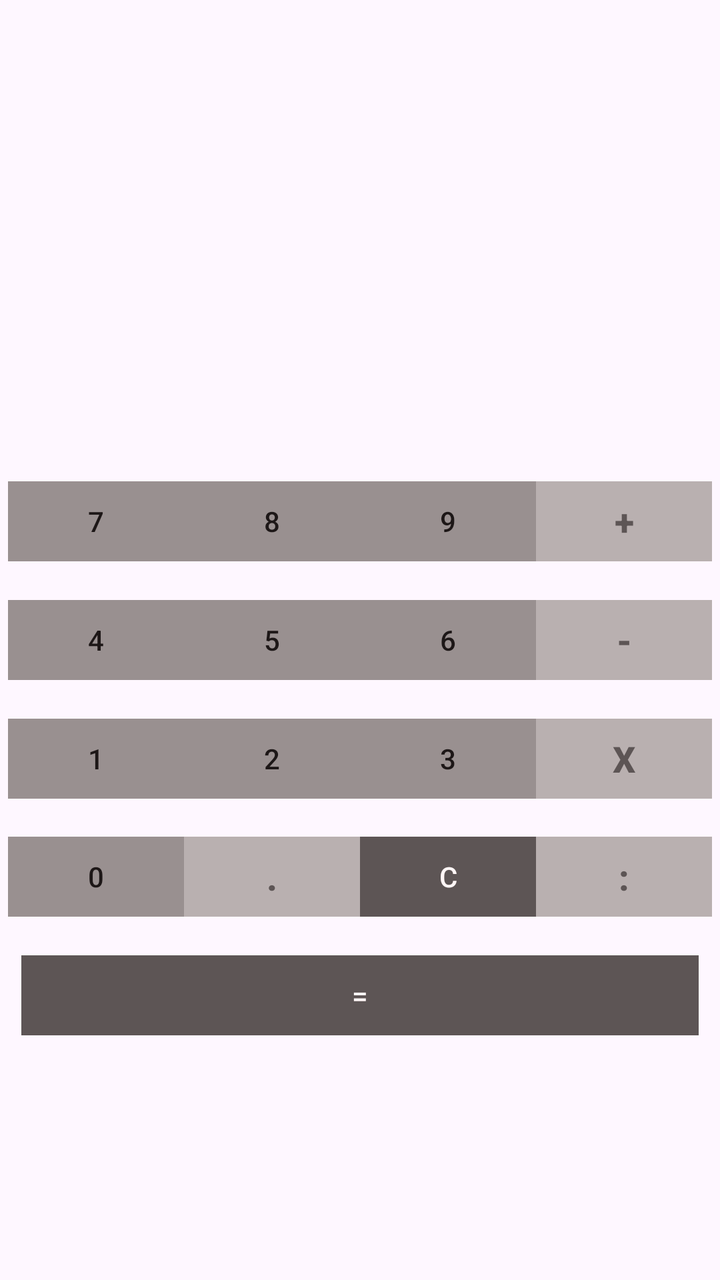
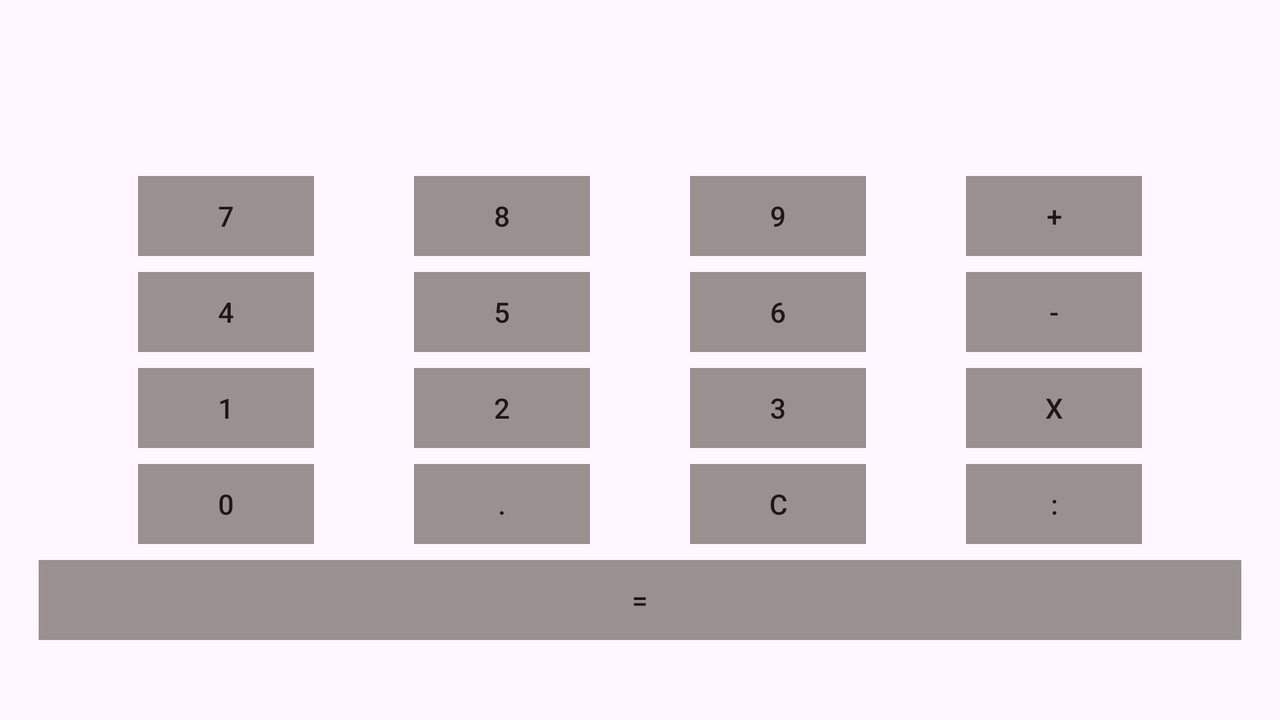

Compare how this app lays out the same screen by default and in its alternative resource folder. The renders come first, then the two layout files and the values they reference.
<!-- AndroidManifest.xml: application theme Theme.Calculator -->
<!-- res/layout/fragment_calculator.xml -->
<?xml version="1.0" encoding="utf-8"?>
<androidx.constraintlayout.widget.ConstraintLayout xmlns:android="http://schemas.android.com/apk/res/android"
    xmlns:app="http://schemas.android.com/apk/res-auto"
    xmlns:tools="http://schemas.android.com/tools"
    android:layout_width="match_parent"
    android:layout_height="match_parent"
    tools:context=".CalculatorFragment">

    <com.google.android.material.textview.MaterialTextView
        android:id="@+id/outlinedTextView"
        android:layout_width="0dp"
        android:layout_height="150dp"
        android:background="@drawable/border"
        android:ellipsize="end"
        android:maxLines="1"
        android:paddingStart="10dp"
        android:paddingTop="30dp"
        android:paddingEnd="10dp"
        android:paddingBottom="75dp"
        android:textAlignment="textEnd"
        android:textSize="36sp"
        app:layout_constraintBottom_toBottomOf="parent"
        app:layout_constraintEnd_toEndOf="@id/guidelineEnd"
        app:layout_constraintStart_toStartOf="@id/guidelineStart"
        app:layout_constraintTop_toTopOf="parent"
        app:layout_constraintVertical_bias="0.12" />

    <ImageView
        android:id="@+id/backspace_btn"
        android:layout_width="wrap_content"
        android:layout_height="wrap_content"
        android:layout_marginTop="20dp"
        android:clickable="true"
        android:src="@drawable/ic_backspace"
        app:layout_constraintBottom_toBottomOf="@id/outlinedTextView"
        app:layout_constraintEnd_toEndOf="parent"
        app:layout_constraintHorizontal_bias="0.7"
        app:layout_constraintStart_toEndOf="@+id/nine_btn"
        app:layout_constraintTop_toTopOf="@id/outlinedTextView"
        app:layout_constraintVertical_bias="0.9" />

    <com.google.android.material.button.MaterialButton
        android:id="@+id/seven_btn"
        android:layout_width="wrap_content"
        android:layout_height="wrap_content"
        android:text="@string/_7"
        app:cornerRadius="0dp"
        app:layout_constraintBottom_toBottomOf="parent"
        app:layout_constraintEnd_toStartOf="@id/eight_btn"
        app:layout_constraintHorizontal_bias="0.5"
        app:layout_constraintHorizontal_chainStyle="spread_inside"
        app:layout_constraintStart_toStartOf="@id/guidelineStart"
        app:layout_constraintTop_toTopOf="parent"
        app:layout_constraintVertical_bias="0.4" />

    <com.google.android.material.button.MaterialButton
        android:id="@+id/eight_btn"
        android:layout_width="wrap_content"
        android:layout_height="wrap_content"
        android:text="@string/_8"
        app:cornerRadius="0dp"
        app:layout_constraintBottom_toBottomOf="parent"
        app:layout_constraintEnd_toStartOf="@id/nine_btn"
        app:layout_constraintHorizontal_bias="0.5"
        app:layout_constraintStart_toEndOf="@+id/seven_btn"
        app:layout_constraintTop_toTopOf="parent"
        app:layout_constraintVertical_bias="0.4" />

    <com.google.android.material.button.MaterialButton
        android:id="@+id/nine_btn"
        android:layout_width="wrap_content"
        android:layout_height="wrap_content"
        android:text="@string/_9"
        app:cornerRadius="0dp"
        app:layout_constraintBottom_toBottomOf="parent"
        app:layout_constraintEnd_toStartOf="@id/plus_btn"
        app:layout_constraintHorizontal_bias="0.5"
        app:layout_constraintStart_toEndOf="@+id/eight_btn"
        app:layout_constraintTop_toTopOf="parent"
        app:layout_constraintVertical_bias="0.4" />

    <com.google.android.material.button.MaterialButton
        android:id="@+id/plus_btn"
        style="@style/LighterColorButtons"
        android:layout_width="wrap_content"
        android:layout_height="wrap_content"
        android:text="@string/plus"
        app:cornerRadius="0dp"
        app:layout_constraintBottom_toBottomOf="parent"
        app:layout_constraintEnd_toEndOf="@id/guidelineEnd"
        app:layout_constraintHorizontal_bias="0.5"
        app:layout_constraintStart_toEndOf="@+id/nine_btn"
        app:layout_constraintTop_toTopOf="parent"
        app:layout_constraintVertical_bias="0.4" />

    <com.google.android.material.button.MaterialButton
        android:id="@+id/four_btn"
        android:layout_width="wrap_content"
        android:layout_height="wrap_content"
        android:text="@string/_4"
        app:cornerRadius="0dp"
        app:layout_constraintBottom_toBottomOf="parent"
        app:layout_constraintEnd_toStartOf="@id/five_btn"
        app:layout_constraintHorizontal_bias="0.5"
        app:layout_constraintHorizontal_chainStyle="spread_inside"
        app:layout_constraintStart_toStartOf="@id/guidelineStart"
        app:layout_constraintTop_toTopOf="parent"
        app:layout_constraintVertical_bias="0.5" />

    <com.google.android.material.button.MaterialButton
        android:id="@+id/five_btn"
        android:layout_width="wrap_content"
        android:layout_height="wrap_content"
        android:text="@string/_5"
        app:cornerRadius="0dp"
        app:layout_constraintBottom_toBottomOf="parent"
        app:layout_constraintEnd_toStartOf="@id/six_btn"
        app:layout_constraintHorizontal_bias="0.5"
        app:layout_constraintStart_toEndOf="@+id/four_btn"
        app:layout_constraintTop_toTopOf="parent"
        app:layout_constraintVertical_bias="0.5" />

    <com.google.android.material.button.MaterialButton
        android:id="@+id/six_btn"
        android:layout_width="wrap_content"
        android:layout_height="wrap_content"
        android:text="@string/_6"
        app:cornerRadius="0dp"
        app:layout_constraintBottom_toBottomOf="parent"
        app:layout_constraintEnd_toStartOf="@id/minus_btn"
        app:layout_constraintHorizontal_bias="0.5"
        app:layout_constraintStart_toEndOf="@+id/five_btn"
        app:layout_constraintTop_toTopOf="parent"
        app:layout_constraintVertical_bias="0.5" />

    <com.google.android.material.button.MaterialButton
        android:id="@+id/minus_btn"
        style="@style/LighterColorButtons"
        android:layout_width="wrap_content"
        android:layout_height="wrap_content"
        android:text="@string/minus"
        app:cornerRadius="0dp"
        app:layout_constraintBottom_toBottomOf="parent"
        app:layout_constraintEnd_toEndOf="@id/guidelineEnd"
        app:layout_constraintHorizontal_bias="0.5"
        app:layout_constraintStart_toEndOf="@+id/six_btn"
        app:layout_constraintTop_toTopOf="parent"
        app:layout_constraintVertical_bias="0.5" />


    <com.google.android.material.button.MaterialButton
        android:id="@+id/one_btn"
        android:layout_width="wrap_content"
        android:layout_height="wrap_content"
        android:text="@string/_1"
        app:cornerRadius="0dp"
        app:layout_constraintBottom_toBottomOf="parent"
        app:layout_constraintEnd_toStartOf="@id/two_btn"
        app:layout_constraintHorizontal_bias="0.5"
        app:layout_constraintHorizontal_chainStyle="spread_inside"
        app:layout_constraintStart_toStartOf="@id/guidelineStart"
        app:layout_constraintTop_toTopOf="parent"
        app:layout_constraintVertical_bias="0.6" />

    <com.google.android.material.button.MaterialButton
        android:id="@+id/two_btn"
        android:layout_width="wrap_content"
        android:layout_height="wrap_content"
        android:text="@string/_2"
        app:cornerRadius="0dp"
        app:layout_constraintBottom_toBottomOf="parent"
        app:layout_constraintEnd_toStartOf="@id/three_btn"
        app:layout_constraintHorizontal_bias="0.5"
        app:layout_constraintStart_toEndOf="@+id/one_btn"
        app:layout_constraintTop_toTopOf="parent"
        app:layout_constraintVertical_bias="0.6" />

    <com.google.android.material.button.MaterialButton
        android:id="@+id/three_btn"
        android:layout_width="wrap_content"
        android:layout_height="wrap_content"
        android:text="@string/_3"
        app:cornerRadius="0dp"
        app:layout_constraintBottom_toBottomOf="parent"
        app:layout_constraintEnd_toStartOf="@id/multiplication_btn"
        app:layout_constraintHorizontal_bias="0.5"
        app:layout_constraintStart_toEndOf="@+id/two_btn"
        app:layout_constraintTop_toTopOf="parent"
        app:layout_constraintVertical_bias="0.6" />

    <com.google.android.material.button.MaterialButton
        android:id="@+id/multiplication_btn"
        style="@style/LighterColorButtons"
        android:layout_width="wrap_content"
        android:layout_height="wrap_content"
        android:text="@string/x"
        app:cornerRadius="0dp"
        app:layout_constraintBottom_toBottomOf="parent"
        app:layout_constraintEnd_toEndOf="@id/guidelineEnd"
        app:layout_constraintHorizontal_bias="0.5"
        app:layout_constraintStart_toEndOf="@+id/three_btn"
        app:layout_constraintTop_toTopOf="parent"
        app:layout_constraintVertical_bias="0.6" />

    <com.google.android.material.button.MaterialButton
        android:id="@+id/zero_btn"
        android:layout_width="wrap_content"
        android:layout_height="wrap_content"
        android:text="@string/_0"
        app:cornerRadius="0dp"
        app:layout_constraintBottom_toBottomOf="parent"
        app:layout_constraintEnd_toStartOf="@id/point_btn"
        app:layout_constraintHorizontal_bias="0.5"
        app:layout_constraintHorizontal_chainStyle="spread_inside"
        app:layout_constraintStart_toStartOf="@id/guidelineStart"
        app:layout_constraintTop_toTopOf="parent"
        app:layout_constraintVertical_bias="0.7" />

    <com.google.android.material.button.MaterialButton
        android:id="@+id/point_btn"
        style="@style/LighterColorButtons"
        android:layout_width="wrap_content"
        android:layout_height="wrap_content"
        android:text="@string/point"
        app:cornerRadius="0dp"
        app:layout_constraintBottom_toBottomOf="parent"
        app:layout_constraintEnd_toStartOf="@id/clear_btn"
        app:layout_constraintHorizontal_bias="0.5"
        app:layout_constraintStart_toEndOf="@+id/zero_btn"
        app:layout_constraintTop_toTopOf="parent"
        app:layout_constraintVertical_bias="0.7" />

    <com.google.android.material.button.MaterialButton
        android:id="@+id/clear_btn"
        style="@style/SpecificButtonsStyle"
        android:layout_width="wrap_content"
        android:layout_height="wrap_content"
        android:text="@string/c"
        app:cornerRadius="0dp"
        app:layout_constraintBottom_toBottomOf="parent"
        app:layout_constraintEnd_toStartOf="@id/division_btn"
        app:layout_constraintHorizontal_bias="0.5"
        app:layout_constraintStart_toEndOf="@+id/point_btn"
        app:layout_constraintTop_toTopOf="parent"
        app:layout_constraintVertical_bias="0.7" />

    <com.google.android.material.button.MaterialButton
        android:id="@+id/division_btn"
        style="@style/LighterColorButtons"
        android:layout_width="wrap_content"
        android:layout_height="wrap_content"
        android:text="@string/colon"
        app:cornerRadius="0dp"
        app:layout_constraintBottom_toBottomOf="parent"
        app:layout_constraintEnd_toEndOf="@id/guidelineEnd"
        app:layout_constraintHorizontal_bias="0.5"
        app:layout_constraintStart_toEndOf="@+id/clear_btn"
        app:layout_constraintTop_toTopOf="parent"
        app:layout_constraintVertical_bias="0.7" />

    <com.google.android.material.button.MaterialButton
        android:id="@+id/equal_btn"
        style="@style/SpecificButtonsStyle"
        android:layout_width="0dp"
        android:layout_height="wrap_content"
        android:text="@string/equal"
        app:cornerRadius="0dp"
        app:layout_constraintBottom_toBottomOf="parent"
        app:layout_constraintEnd_toEndOf="@id/guidelineEnd"
        app:layout_constraintStart_toStartOf="@id/guidelineStart"
        app:layout_constraintTop_toTopOf="parent"
        app:layout_constraintVertical_bias="0.8" />

    <androidx.constraintlayout.widget.Guideline
        android:id="@+id/guidelineStart"
        android:layout_width="wrap_content"
        android:layout_height="wrap_content"
        android:orientation="vertical"
        app:layout_constraintGuide_percent="0.03" />

    <androidx.constraintlayout.widget.Guideline
        android:id="@+id/guidelineEnd"
        android:layout_width="wrap_content"
        android:layout_height="wrap_content"
        android:orientation="vertical"
        app:layout_constraintGuide_percent="0.97" />


</androidx.constraintlayout.widget.ConstraintLayout>
<!-- resources referenced by this layout -->
<resources>
  <string name="_0">0</string>
  <string name="_1">1</string>
  <string name="_2">2</string>
  <string name="_3">3</string>
  <string name="_4">4</string>
  <string name="_5">5</string>
  <string name="_6">6</string>
  <string name="_7">7</string>
  <string name="_8">8</string>
  <string name="_9">9</string>
  <string name="c">C</string>
  <string name="colon">:</string>
  <string name="equal">=</string>
  <string name="minus">-</string>
  <string name="plus">+</string>
  <string name="point">.</string>
  <string name="x">X</string>
  <style name="LighterColorButtons" parent="ThemeOverlay.AppCompat">
          <item name="backgroundTint">@color/colorSecondary</item>
          <item name="android:textColor">@color/colorSecondaryVariant</item>
          <item name="android:textStyle">bold</item>
          <item name="android:textSize">18sp</item>
      </style>
  <style name="SpecificButtonsStyle" parent="ThemeOverlay.AppCompat">
          <item name="android:backgroundTint">@color/colorSecondaryVariant</item>
          <item name="android:textColor">@color/white</item>
      </style>
  <style name="Theme.Calculator" parent="Theme.Material3.DayNight.NoActionBar">
          
          
          <item name="colorPrimary">@color/colorPrimary</item>
          <item name="colorSecondary">@color/colorSecondary</item>
  
          <item name="colorOnPrimary">@color/colorOnPrimary</item>
          <item name="colorOnSecondary">@color/colorOnSecondary</item>
  
          <item name="colorPrimaryDark">@color/colorPrimaryDark</item>
          <item name="colorPrimaryVariant">@color/colorPrimaryVariant</item>
          <item name="colorSecondaryVariant">@color/colorSecondaryVariant</item>
  
          <item name="android:textColor">@color/textColor</item>
  
          <item name="titleTextColor">@color/textColor</item>
  
          <item name="tint">@color/textColor</item>
          <item name="iconTint">@color/textColor</item>
  
      </style>
  <color name="colorSecondary">#b9b0b0</color>
  <color name="colorSecondaryVariant">#5d5555</color>
  <color name="white">#FFF6F6</color>
  <color name="colorPrimary">#999090</color>
  <color name="colorOnPrimary">@color/black</color>
  <color name="colorOnSecondary">@color/black</color>
  <color name="colorPrimaryDark">#3e3636</color>
  <color name="colorPrimaryVariant">#3e3636</color>
  <color name="textColor">@color/black</color>
  <color name="black">#1d1717</color>
</resources>
<!-- res/layout-land/fragment_calculator.xml (the repository's variant of the layout above) -->
<!-- drawn on the phone turned sideways -->
<?xml version="1.0" encoding="utf-8"?>
<androidx.constraintlayout.widget.ConstraintLayout xmlns:android="http://schemas.android.com/apk/res/android"
    xmlns:app="http://schemas.android.com/apk/res-auto"
    xmlns:tools="http://schemas.android.com/tools"
    android:layout_width="match_parent"
    android:layout_height="match_parent"
    tools:context=".CalculatorFragment">

    <com.google.android.material.textview.MaterialTextView
        android:id="@+id/outlinedTextView"
        android:layout_width="0dp"
        android:layout_height="0dp"
        android:background="@drawable/border"
        android:ellipsize="end"
        android:maxLines="1"
        android:paddingStart="10dp"
        android:paddingEnd="50dp"
        android:textAlignment="textEnd"
        android:textSize="32sp"
        app:layout_constraintBottom_toTopOf="@id/equal_btn"
        app:layout_constraintEnd_toEndOf="@id/guidelineEnd"
        app:layout_constraintStart_toStartOf="@id/guidelineStart"
        app:layout_constraintTop_toTopOf="@id/guidelineTop"
        app:layout_constraintVertical_chainStyle="spread_inside" />

    <ImageView
        android:id="@+id/backspace_btn"
        android:layout_width="wrap_content"
        android:layout_height="wrap_content"
        android:clickable="true"
        android:src="@drawable/ic_backspace"
        app:layout_constraintBottom_toBottomOf="@id/outlinedTextView"
        app:layout_constraintEnd_toEndOf="@id/guidelineEnd"
        app:layout_constraintHorizontal_bias="0.9"
        app:layout_constraintStart_toEndOf="@+id/nine_btn"
        app:layout_constraintTop_toTopOf="@id/outlinedTextView"
        app:layout_constraintVertical_bias="0.9" />

    <com.google.android.material.button.MaterialButton
        android:id="@+id/seven_btn"
        android:layout_width="wrap_content"
        android:layout_height="wrap_content"
        android:text="@string/_7"
        app:cornerRadius="0dp"
        app:layout_constraintBottom_toTopOf="@+id/four_btn"
        app:layout_constraintEnd_toStartOf="@id/eight_btn"
        app:layout_constraintHorizontal_bias="0.5"
        app:layout_constraintHorizontal_chainStyle="spread"
        app:layout_constraintStart_toStartOf="@id/guidelineStart"
        app:layout_constraintTop_toBottomOf="@+id/outlinedTextView"
        app:layout_constraintVertical_bias="0.5"
        app:layout_constraintVertical_chainStyle="packed" />

    <com.google.android.material.button.MaterialButton
        android:id="@+id/eight_btn"
        android:layout_width="wrap_content"
        android:layout_height="wrap_content"
        android:text="@string/_8"
        app:cornerRadius="0dp"
        app:layout_constraintBottom_toTopOf="@+id/five_btn"
        app:layout_constraintEnd_toStartOf="@id/nine_btn"
        app:layout_constraintHorizontal_bias="0.5"
        app:layout_constraintStart_toEndOf="@+id/seven_btn"
        app:layout_constraintTop_toBottomOf="@+id/outlinedTextView"
        app:layout_constraintVertical_bias="0.5"
        app:layout_constraintVertical_chainStyle="packed" />

    <com.google.android.material.button.MaterialButton
        android:id="@+id/nine_btn"
        android:layout_width="wrap_content"
        android:layout_height="wrap_content"
        android:text="@string/_9"
        app:cornerRadius="0dp"
        app:layout_constraintBottom_toTopOf="@id/six_btn"
        app:layout_constraintEnd_toStartOf="@id/plus_btn"
        app:layout_constraintHorizontal_bias="0.5"
        app:layout_constraintStart_toEndOf="@+id/eight_btn"
        app:layout_constraintTop_toBottomOf="@+id/outlinedTextView"
        app:layout_constraintVertical_bias="0.5"
        app:layout_constraintVertical_chainStyle="packed" />

    <com.google.android.material.button.MaterialButton
        android:id="@+id/plus_btn"
        android:layout_width="wrap_content"
        android:layout_height="wrap_content"
        android:text="@string/plus"
        app:cornerRadius="0dp"
        app:layout_constraintBottom_toTopOf="@id/minus_btn"
        app:layout_constraintEnd_toEndOf="@id/guidelineEnd"
        app:layout_constraintHorizontal_bias="0.5"
        app:layout_constraintStart_toEndOf="@+id/nine_btn"
        app:layout_constraintTop_toBottomOf="@+id/outlinedTextView"
        app:layout_constraintVertical_bias="0.5"
        app:layout_constraintVertical_chainStyle="packed" />

    <com.google.android.material.button.MaterialButton
        android:id="@+id/four_btn"
        android:layout_width="wrap_content"
        android:layout_height="wrap_content"
        android:text="@string/_4"
        app:cornerRadius="0dp"
        app:layout_constraintBottom_toTopOf="@+id/one_btn"
        app:layout_constraintEnd_toStartOf="@id/five_btn"
        app:layout_constraintHorizontal_bias="0.5"
        app:layout_constraintHorizontal_chainStyle="spread"
        app:layout_constraintStart_toStartOf="@id/guidelineStart"
        app:layout_constraintTop_toBottomOf="@+id/seven_btn"
        app:layout_constraintVertical_bias="0.5" />

    <com.google.android.material.button.MaterialButton
        android:id="@+id/five_btn"
        android:layout_width="wrap_content"
        android:layout_height="wrap_content"
        android:text="@string/_5"
        app:cornerRadius="0dp"
        app:layout_constraintBottom_toTopOf="@+id/two_btn"
        app:layout_constraintEnd_toStartOf="@id/six_btn"
        app:layout_constraintHorizontal_bias="0.5"
        app:layout_constraintHorizontal_chainStyle="spread_inside"
        app:layout_constraintStart_toEndOf="@+id/four_btn"
        app:layout_constraintTop_toBottomOf="@+id/eight_btn"
        app:layout_constraintVertical_bias="0.5" />

    <com.google.android.material.button.MaterialButton
        android:id="@+id/six_btn"
        android:layout_width="wrap_content"
        android:layout_height="wrap_content"
        android:text="@string/_6"
        app:cornerRadius="0dp"
        app:layout_constraintBottom_toTopOf="@id/three_btn"
        app:layout_constraintEnd_toStartOf="@id/minus_btn"
        app:layout_constraintHorizontal_bias="0.5"
        app:layout_constraintHorizontal_chainStyle="spread_inside"
        app:layout_constraintStart_toEndOf="@+id/five_btn"
        app:layout_constraintTop_toBottomOf="@id/nine_btn"
        app:layout_constraintVertical_bias="0.5" />

    <com.google.android.material.button.MaterialButton
        android:id="@+id/minus_btn"
        android:layout_width="wrap_content"
        android:layout_height="wrap_content"
        android:text="@string/minus"
        app:cornerRadius="0dp"
        app:layout_constraintBottom_toTopOf="@id/multiplication_btn"
        app:layout_constraintEnd_toEndOf="@id/guidelineEnd"
        app:layout_constraintHorizontal_bias="0.5"
        app:layout_constraintHorizontal_chainStyle="spread_inside"
        app:layout_constraintStart_toEndOf="@+id/six_btn"
        app:layout_constraintTop_toBottomOf="@id/plus_btn"
        app:layout_constraintVertical_bias="0.5" />

    <com.google.android.material.button.MaterialButton
        android:id="@+id/one_btn"
        android:layout_width="wrap_content"
        android:layout_height="wrap_content"
        android:text="@string/_1"
        app:cornerRadius="0dp"
        app:layout_constraintBottom_toTopOf="@+id/zero_btn"
        app:layout_constraintEnd_toStartOf="@id/two_btn"
        app:layout_constraintHorizontal_bias="0.5"
        app:layout_constraintHorizontal_chainStyle="spread"
        app:layout_constraintStart_toStartOf="@id/guidelineStart"
        app:layout_constraintTop_toBottomOf="@+id/four_btn"
        app:layout_constraintVertical_bias="0.5" />

    <com.google.android.material.button.MaterialButton
        android:id="@+id/two_btn"
        android:layout_width="wrap_content"
        android:layout_height="wrap_content"
        android:text="@string/_2"
        app:cornerRadius="0dp"
        app:layout_constraintBottom_toTopOf="@+id/point_btn"
        app:layout_constraintEnd_toStartOf="@id/three_btn"
        app:layout_constraintHorizontal_bias="0.5"
        app:layout_constraintHorizontal_chainStyle="spread_inside"
        app:layout_constraintStart_toEndOf="@+id/one_btn"
        app:layout_constraintTop_toBottomOf="@+id/five_btn"
        app:layout_constraintVertical_bias="0.5" />

    <com.google.android.material.button.MaterialButton
        android:id="@+id/three_btn"
        android:layout_width="wrap_content"
        android:layout_height="wrap_content"
        android:text="@string/_3"
        app:cornerRadius="0dp"
        app:layout_constraintBottom_toTopOf="@id/clear_btn"
        app:layout_constraintEnd_toStartOf="@id/multiplication_btn"
        app:layout_constraintHorizontal_bias="0.5"
        app:layout_constraintHorizontal_chainStyle="spread_inside"
        app:layout_constraintStart_toEndOf="@+id/two_btn"
        app:layout_constraintTop_toBottomOf="@id/six_btn"
        app:layout_constraintVertical_bias="0.5" />

    <com.google.android.material.button.MaterialButton
        android:id="@+id/multiplication_btn"
        android:layout_width="wrap_content"
        android:layout_height="wrap_content"
        android:text="@string/x"
        app:cornerRadius="0dp"
        app:layout_constraintBottom_toTopOf="@id/division_btn"
        app:layout_constraintEnd_toEndOf="@id/guidelineEnd"
        app:layout_constraintHorizontal_bias="0.5"
        app:layout_constraintHorizontal_chainStyle="spread_inside"
        app:layout_constraintStart_toEndOf="@+id/three_btn"
        app:layout_constraintTop_toBottomOf="@id/minus_btn"
        app:layout_constraintVertical_bias="0.5" />

    <com.google.android.material.button.MaterialButton
        android:id="@+id/zero_btn"
        android:layout_width="wrap_content"
        android:layout_height="wrap_content"
        android:text="@string/_0"
        app:cornerRadius="0dp"
        app:layout_constraintBottom_toTopOf="@+id/equal_btn"
        app:layout_constraintEnd_toStartOf="@id/point_btn"
        app:layout_constraintHorizontal_bias="0.5"
        app:layout_constraintHorizontal_chainStyle="spread"
        app:layout_constraintStart_toStartOf="@id/guidelineStart"
        app:layout_constraintTop_toBottomOf="@+id/one_btn"
        app:layout_constraintVertical_bias="0.5" />

    <com.google.android.material.button.MaterialButton
        android:id="@+id/point_btn"
        android:layout_width="wrap_content"
        android:layout_height="wrap_content"
        android:text="@string/point"
        app:cornerRadius="0dp"
        app:layout_constraintBottom_toTopOf="@+id/equal_btn"
        app:layout_constraintEnd_toStartOf="@id/clear_btn"
        app:layout_constraintHorizontal_bias="0.5"
        app:layout_constraintHorizontal_chainStyle="spread_inside"
        app:layout_constraintStart_toEndOf="@+id/zero_btn"
        app:layout_constraintTop_toBottomOf="@+id/two_btn"
        app:layout_constraintVertical_bias="0.5" />

    <com.google.android.material.button.MaterialButton
        android:id="@+id/clear_btn"
        android:layout_width="wrap_content"
        android:layout_height="wrap_content"
        android:text="@string/c"
        app:cornerRadius="0dp"
        app:layout_constraintBottom_toTopOf="@id/equal_btn"
        app:layout_constraintEnd_toStartOf="@id/division_btn"
        app:layout_constraintHorizontal_bias="0.5"
        app:layout_constraintHorizontal_chainStyle="spread_inside"
        app:layout_constraintStart_toEndOf="@+id/point_btn"
        app:layout_constraintTop_toBottomOf="@id/three_btn"
        app:layout_constraintVertical_bias="0.5" />

    <com.google.android.material.button.MaterialButton
        android:id="@+id/division_btn"
        android:layout_width="wrap_content"
        android:layout_height="wrap_content"
        android:text="@string/colon"
        app:cornerRadius="0dp"
        app:layout_constraintBottom_toTopOf="@id/equal_btn"
        app:layout_constraintEnd_toEndOf="@id/guidelineEnd"
        app:layout_constraintHorizontal_bias="0.5"
        app:layout_constraintHorizontal_chainStyle="spread_inside"
        app:layout_constraintStart_toEndOf="@+id/clear_btn"
        app:layout_constraintTop_toBottomOf="@id/multiplication_btn"
        app:layout_constraintVertical_bias="0.5" />

    <com.google.android.material.button.MaterialButton
        android:id="@+id/equal_btn"
        android:layout_width="0dp"
        android:layout_height="wrap_content"
        android:text="@string/equal"
        app:cornerRadius="0dp"
        app:layout_constraintBottom_toBottomOf="@id/guidelineBottom"
        app:layout_constraintEnd_toEndOf="@id/guidelineEnd"
        app:layout_constraintStart_toStartOf="@id/guidelineStart"
        app:layout_constraintTop_toBottomOf="@id/outlinedTextView" />

    <androidx.constraintlayout.widget.Guideline
        android:id="@+id/guidelineStart"
        android:layout_width="wrap_content"
        android:layout_height="wrap_content"
        android:orientation="vertical"
        app:layout_constraintGuide_percent="0.03" />

    <androidx.constraintlayout.widget.Guideline
        android:id="@+id/guidelineEnd"
        android:layout_width="wrap_content"
        android:layout_height="wrap_content"
        android:orientation="vertical"
        app:layout_constraintGuide_percent="0.97" />

    <androidx.constraintlayout.widget.Guideline
        android:id="@+id/guidelineTop"
        android:layout_width="wrap_content"
        android:layout_height="wrap_content"
        android:orientation="horizontal"
        app:layout_constraintGuide_percent="0.05" />

    <androidx.constraintlayout.widget.Guideline
        android:id="@+id/guidelineBottom"
        android:layout_width="wrap_content"
        android:layout_height="wrap_content"
        android:orientation="horizontal"
        app:layout_constraintGuide_percent="0.90" />


</androidx.constraintlayout.widget.ConstraintLayout>
<!-- resources referenced by the variant -->
<!-- as the phone turned sideways resolves them -->
<resources>
  <string name="_0">0</string>
  <string name="_1">1</string>
  <string name="_2">2</string>
  <string name="_3">3</string>
  <string name="_4">4</string>
  <string name="_5">5</string>
  <string name="_6">6</string>
  <string name="_7">7</string>
  <string name="_8">8</string>
  <string name="_9">9</string>
  <string name="c">C</string>
  <string name="colon">:</string>
  <string name="equal">=</string>
  <string name="minus">-</string>
  <string name="plus">+</string>
  <string name="point">.</string>
  <string name="x">X</string>
  <style name="Theme.Calculator" parent="Theme.Material3.DayNight.NoActionBar">
          
          
          <item name="colorPrimary">@color/colorPrimary</item>
          <item name="colorSecondary">@color/colorSecondary</item>
  
          <item name="colorOnPrimary">@color/colorOnPrimary</item>
          <item name="colorOnSecondary">@color/colorOnSecondary</item>
  
          <item name="colorPrimaryDark">@color/colorPrimaryDark</item>
          <item name="colorPrimaryVariant">@color/colorPrimaryVariant</item>
          <item name="colorSecondaryVariant">@color/colorSecondaryVariant</item>
  
          <item name="android:textColor">@color/textColor</item>
  
          <item name="titleTextColor">@color/textColor</item>
  
          <item name="tint">@color/textColor</item>
          <item name="iconTint">@color/textColor</item>
  
      </style>
  <color name="colorPrimary">#999090</color>
  <color name="colorSecondary">#b9b0b0</color>
  <color name="colorOnPrimary">@color/black</color>
  <color name="colorOnSecondary">@color/black</color>
  <color name="colorPrimaryDark">#3e3636</color>
  <color name="colorPrimaryVariant">#3e3636</color>
  <color name="colorSecondaryVariant">#5d5555</color>
  <color name="textColor">@color/black</color>
  <color name="black">#1d1717</color>
</resources>
